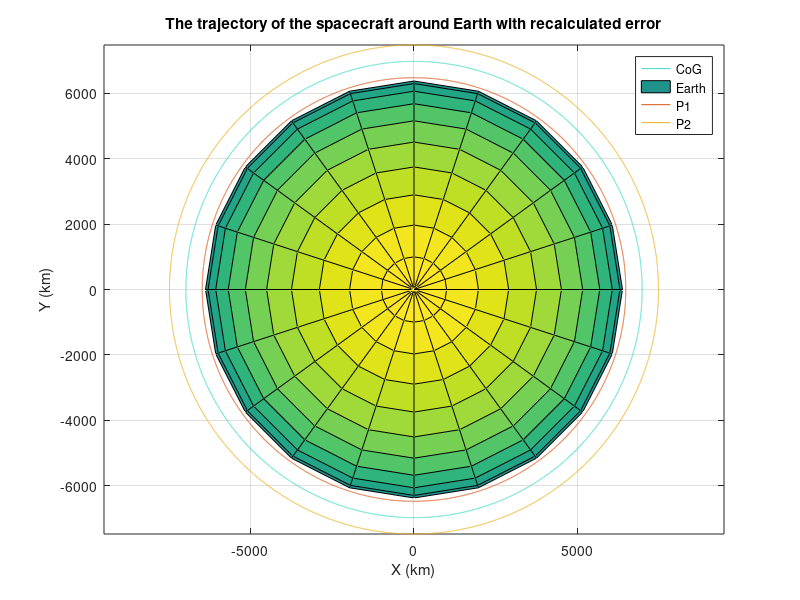
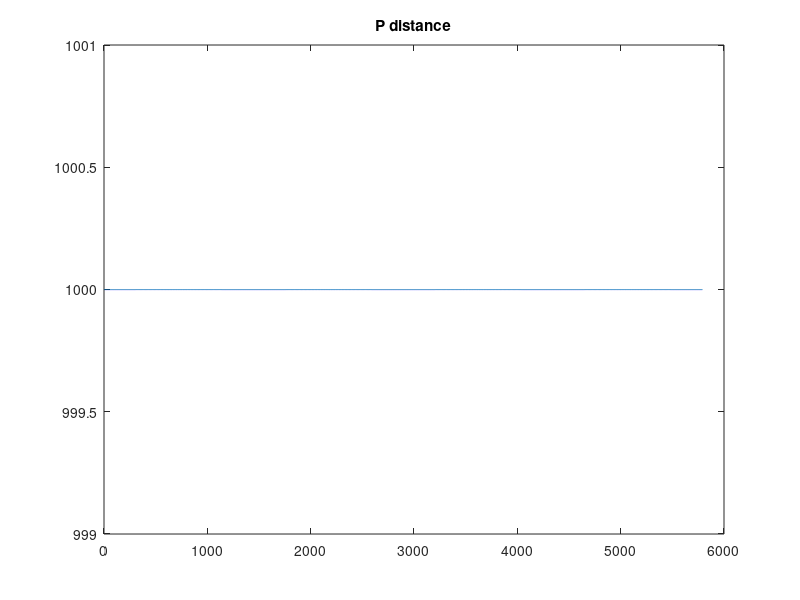
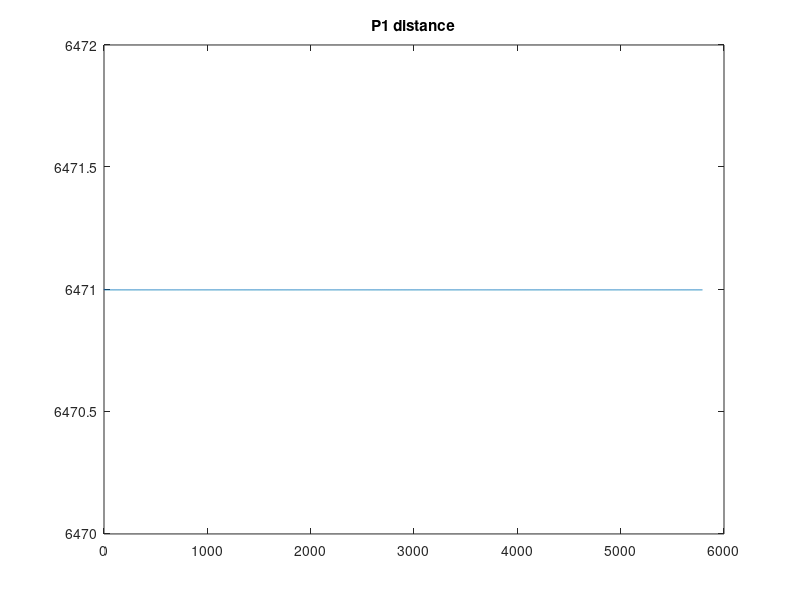
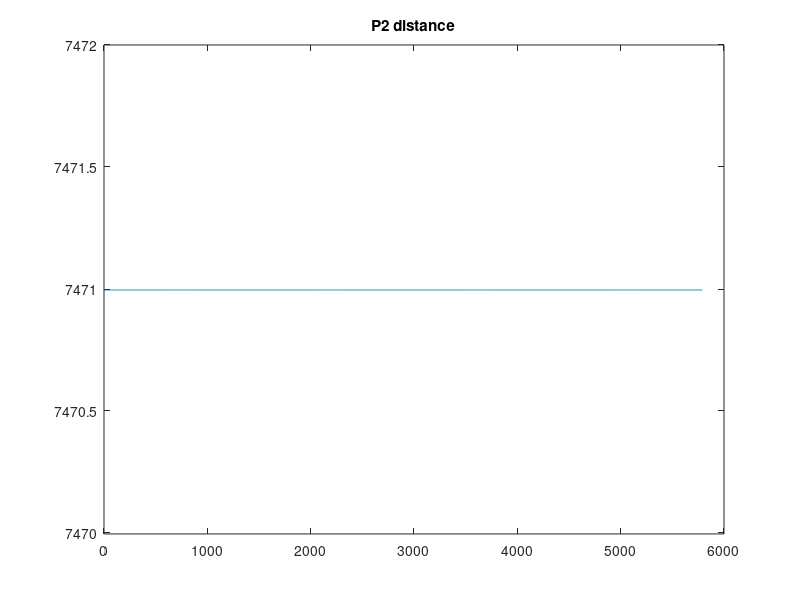

MATLAB code to generate these figures, in order:
function diss_test2_3
fprintf('\n')
warning('off')

% Provides orbit of satellite in Circular orbit, i = 0

% Earth
mu = 398600; %km^3 s^-2
RE = 6371; %km
%g0 = 9.81e-3; %km/s
karmin_line = 100; %km

% input
inputs = {'Number of rotations per orbit: (Recommended 1-3)','Length of tether: (Recommended 100-1800)'};
title_input = 'Rotations and Length';
dims = [1 40];
hint = {'1','1000'};
control = inputdlg(inputs,title_input,dims,hint);
rot_orbit = str2double(control{1}); %Number of rotations per orbit
sat_length = str2double(control{2}); %Length of tether
fprintf('Number of rotations = %g\n',rot_orbit)
fprintf('Length of tether = %gkm\n\n',sat_length)

% Sat information

sat_radius = sat_length/2; %km
a = RE + sat_radius + karmin_line; % Distance from centre of the Earth
theta_s = 0; %theta at the start of the run

% Orbit information
T = 2 * pi * sqrt(a^3/mu); % Time period
v_orb = (2*pi*a)/T; % Orbital velocity
delta_theta = 2*pi*rot_orbit; % Total angle change over orbit 

omega = delta_theta/T; % Angular velocity

% Cartesian Coordinates
% As the satellite is orbiting the equator, we will look in the [x y]
% coordinates
e_hat_r = [cos(theta_s); sin(theta_s)]; % Unit vector
r_ = a*e_hat_r; % Postions vector [X Y 0]
e_hat_theta = [-sin(theta_s); cos(theta_s)];
v_ = v_orb*e_hat_theta; % Velocity vector [x y 0]

r_P1_orb = a-sat_radius; % v = d/t where d = pi*diameter
r_P2_orb = a+sat_radius;

r_P1 = r_P1_orb*e_hat_r;
r_P2 = r_P2_orb*e_hat_r;

v_P1_orb = (2*pi*(a-sat_radius))/T;
v_P2_orb = (2*pi*(a+sat_radius))/T;

v_P1 = v_P1_orb.*e_hat_theta;%((2*pi*(a-sat_radius))/T)*e_hat_theta;
v_P2 = v_P2_orb.*e_hat_theta;%((2*pi*(a+sat_radius))/T)*e_hat_theta;

theta = theta_s;

% Initial conditions
initial_conditions = [r_(1) r_(2) v_(1) v_(2) theta 0 r_P1(1) r_P1(2)...
    r_P2(1) r_P2(2) v_P1(1) v_P1(2) v_P2(1) v_P2(2)];
tic
fprintf('Please wait while I run some calculations,\nyour buisness is important to us... *♫Hold Music♫*\n\n')

U = initial_conditions;
options = odeset('abstol',0.0001,'reltol',0.00001);

[~,U] = ode45(@loving_life, [0 T], U, options);
x = U(:,1); y = U(:,2); u_CoG = U(:,3); v_CoG = U(:,4); theta = U(:,5); ...
    time = U(:,6); x_P1 = U(:,7); y_P1 = U(:,8); x_P2 = U(:,9); ...
    y_P2 = U(:,10); u_P1 = U(:,11); v_P1 = U(:,12); u_P2 = U(:,13);...
    v_P2 = U(:,14);
 
fprintf('Thank you for waiting \n\n')

%fprintf('The difference between the inital and final position of the trajectory is %0.2gkm (%0.4gkm)\n',close_diff,close_diff)

figure(1)
plot(x,y,'color',[61/255 217/255 201/255])

xlabel('X (km)'),ylabel('Y (km)'),zlabel('Z (km)'),title('The trajectory of the spacecraft around Earth with recalculated error')
grid on
hold on
[X,Y,Z] = sphere;
surf(X*RE,Y*RE,Z*RE)
axis equal

toc

plot(x_P1, y_P1)

plot(x_P2, y_P2)
legend CoG Earth P1 P2
hold off

P_dist_hold = sqrt((x_P1-x_P2).^2+(y_P1-y_P2).^2);
P1_dist = sqrt(x_P1.^2+y_P1.^2);
P2_dist = sqrt(x_P2.^2+y_P2.^2);


figure(2)
plot(time,P_dist_hold)
title('P distance')
ylim([min(P_dist_hold)-1 max(P_dist_hold)+1])

figure(3)
plot(time,P1_dist)
title('P1 distance')
ylim([min(P1_dist)-1 max(P1_dist)+1])

figure(4)
plot(time,P2_dist)
title('P2 distance')
ylim([min(P2_dist)-1 max(P2_dist)+1])

velo_P1 = sqrt(u_P1.^2+v_P1.^2);
velo_P2 = sqrt(u_P2.^2+v_P2.^2);
velo_CoG = sqrt(u_CoG.^2+v_CoG.^2);

figure(5)
plot(time,velo_P1)
title('P1 velocity')
ylim([min(velo_P1)-1 max(velo_P1)+1])

figure(6)
plot(time,velo_P2)
title('P2 velocity')
ylim([min(velo_P2)-1 max(velo_P2)+1])

figure(7)
plot(time,velo_CoG)
title('CoG velocity')
ylim([min(velo_CoG)-1 max(velo_CoG)+1])


fprintf('%g\n',mean(P_dist_hold))
fprintf('%g\n',mean(P1_dist))
fprintf('%g\n',mean(P2_dist))

function dU = loving_life(t,U)
    dU = zeros(size(U));
    x = U(1);
    y = U(2);
    u_CoG = U(3);
    v_CoG = U(4);
    theta = U(5);
    time = U(6);
    x_P1 = U(7); 
    y_P1 = U(8); 
    x_P2 = U(9); 
    y_P2 = U(10); 
    u_P1 = U(11); 
    v_P1 = U(12); 
    u_P2 = U(13); 
    v_P2 = U(14); 
    
    % Equations for delta of each value
    r = sqrt(x^2 + y^2);
    
    dU(1) = u_CoG;
    dU(2) = v_CoG;
    dU(3) = -(mu*x)/r^3;
    dU(4) = -(mu*y)/r^3;

    dU(5) = omega*(t-time);
    dU(6) = t - time;
    theta = omega*t;
    e_hat_rP = [cos(theta); sin(theta)];
    
    dU(7) = (x - x_P1) - (sat_radius*e_hat_rP(1));
    dU(8) = (y - y_P1) - (sat_radius*e_hat_rP(2));
    dU(9) = (x- x_P2) + (sat_radius*e_hat_rP(1));
    dU(10) = (y - y_P2) + (sat_radius*e_hat_rP(2));

    r_P1 = sqrt(x_P1^2 + y_P1^2);
    r_P2 = sqrt(x_P2^2 + y_P2^2);

    e_hat_thetaP = [-sin(theta); cos(theta)];

    dU(11) = dU(7) - u_P1;
    dU(12) = dU(8) - v_P1; 
    %((2*pi*(y_P1-sat_radius))/T)*e_hat_thetaP(2); %(y - y_P1)*e_hat_thetaP(2);
    dU(13) = dU(9) - u_P2;
    dU(14) = dU(10) - v_P2;
end
end